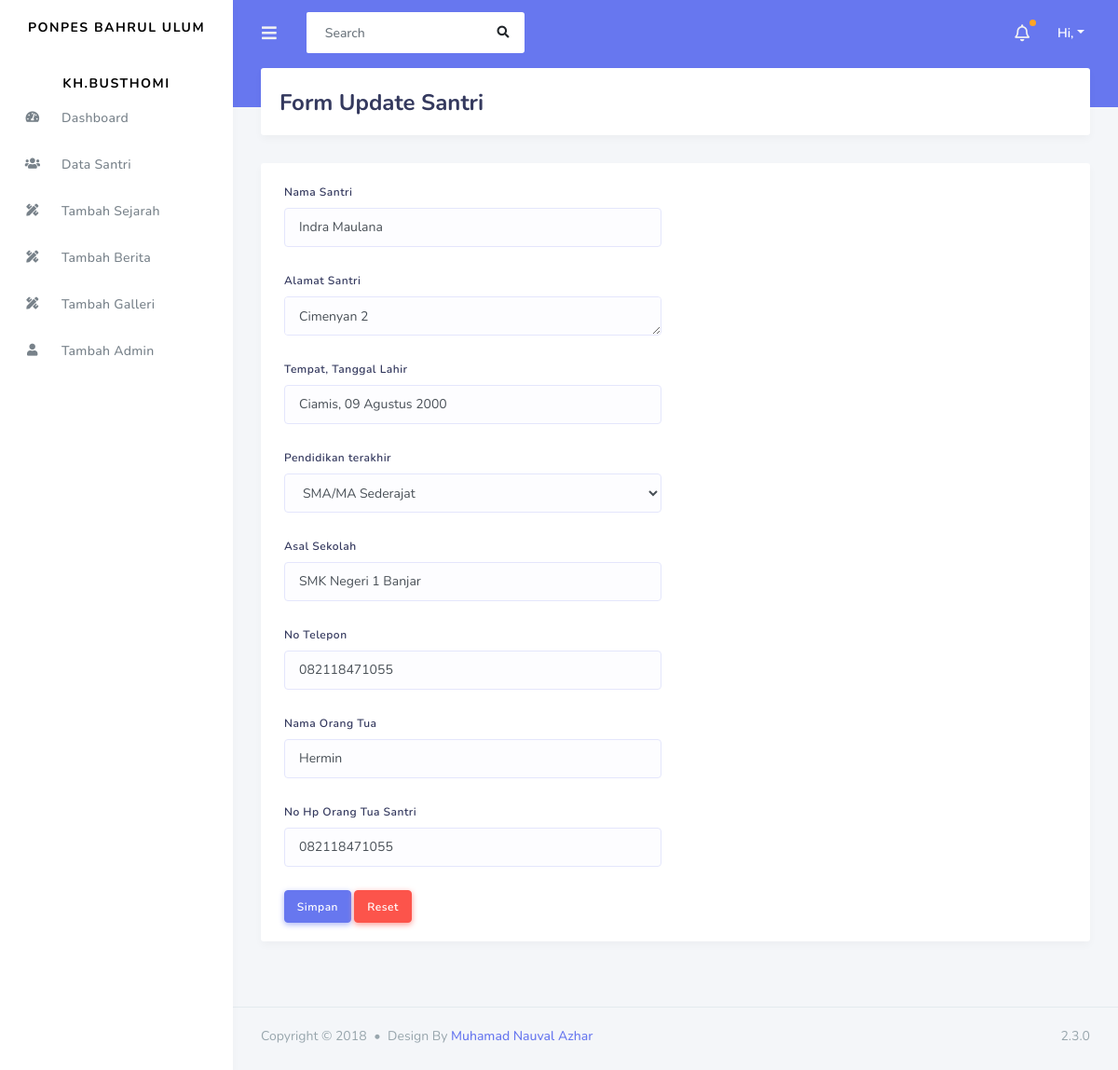
The app's page /admin/data_santri/update_santri/1 with its own data.
### tables this page shows
CREATE TABLE IF NOT EXISTS `tb_santri` (
`id` int(5) NOT NULL,
  `nama` varchar(50) NOT NULL,
  `alamat` varchar(100) NOT NULL,
  `ttl` varchar(50) NOT NULL,
  `pendidikan` varchar(30) NOT NULL,
  `asal_sekolah` varchar(50) NOT NULL,
  `no_telp` varchar(15) NOT NULL,
  `nama_ortu` varchar(50) NOT NULL,
  `no_hp` varchar(15) NOT NULL
);

### application/controllers/admin/data_santri.php (called while the page is built, shortened)
<?php
class Data_santri extends CI_Controller
{
	public function update_santri($id){
		$data['santri'] = $this->db->query("SELECT * FROM tb_santri sr WHERE sr.id='$id'")->result();
		$data['admin'] = $this->berita_model->get_data('tb_admin')->result();
		$this->load->view('templates_admin/header');
		$this->load->view('templates_admin/sidebar',$data);
		$this->load->view('admin/update_santri',$data);
		$this->load->view('templates_admin/footer');
	}
}
?>

### index.php (called while the page is built, shortened)
<?php
require_once BASEPATH.'core/CodeIgniter.php';

### application/views/admin/update_santri.php (the view, shortened to what this page needs)
 <div class="main-content">
    <section class="section">
        <div class="section-header">
            <h1>Form Update Santri</h1>
        </div>
        <div class="card">
        	<div class="card-body">
                <?php foreach($santri as $sr) : ?>
                <form method="POST" action="<?php echo base_url('admin/data_santri/update_santri_aksi') ?>">
        		<div class="row">
        			<div class="col-md-6">
        				<div class="form-group">
        					<label>Nama Santri</label>
        					<input type="text" name="nama" class="form-control" value="<?php echo $sr->nama ?>">
        				</div>
        				<div class="form-group">
        					<label>Alamat Santri</label>
        					<textarea type="input" name="alamat" class="form-control" value="<?php echo $sr->alamat ?>"><?php echo $sr->alamat ?></textarea>
        				</div>
        				<div class="form-group">
        					<label>Tempat, Tanggal Lahir</label>
        					<input type="text" name="ttl" class="form-control" value="<?php echo $sr->ttl ?>">
        				</div>
        				<div class="form-group">
        					<label>Pendidikan terakhir</label>
        					<select name="pendidikan" class="form-control">
        						<option value="<?php echo $sr->pendidikan ?>"><?php echo $sr->pendidikan ?></option>
        					</select>
        				</div>
        				<div class="form-group">
        					<label>Asal Sekolah</label>
        					<input type="text" name="asal_sekolah" class="form-control" value="<?php echo $sr->asal_sekolah ?>">
        				</div>
        				<div class="form-group">
        					<label>No Telepon</label>
        					<input type="text" name="no_telp" class="form-control" value="<?php echo $sr->no_telp ?>">
        				</div>
        				<div class="form-group">
        					<label>Nama Orang Tua</label>
        					<input type="text" name="nama_ortu" class="form-control" value="<?php echo $sr->nama_ortu ?>">
        				</div>
        				<div class="form-group">
        					<label>No Hp Orang Tua Santri</label>
        					<input type="text" name="no_hp" class="form-control" value="<?php echo $sr->no_hp ?>">
        				</div>
                        <button type="submit" class="btn btn-primary">Simpan</button>
                        <button type="submit" class="btn btn-danger">Reset</button>
        			</div>
        		</div>
                </form>
            <?php endforeach; ?>
        	</div>
        </div>
    </section>
</div>

### records on screen
tb_santri: nama "Indra Maulana", alamat "Cimenyan 2", ttl "Ciamis, 09 Agustus 2000", pendidikan "SMA/MA Sederajat", asal_sekolah "SMK Negeri 1 Banjar", no_telp "082118471055", nama_ortu "Hermin", no_hp "082118471055"
